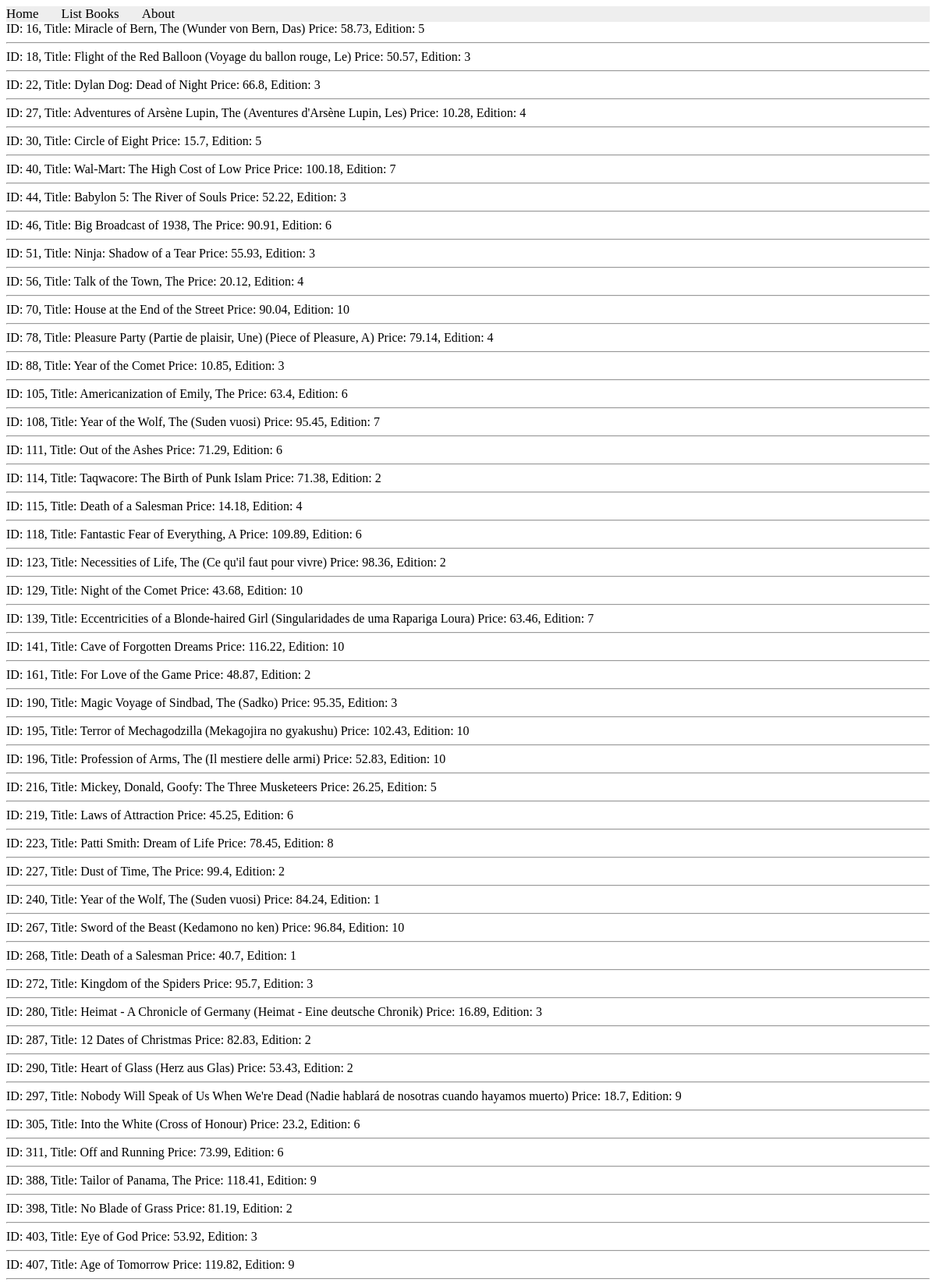
The page /books/simple/query (upper part) on the database its author committed.
### apps/bookmodule/models.py (models this page shows)
class Book(models.Model):
    title = models.CharField(max_length = 200)
    author = models.CharField(max_length = 200)
    price = models.FloatField(default = 0.0)
    edition = models.SmallIntegerField(default = 1)

### apps/bookmodule/views.py (the view)
# urls.py: path('simple/query', views.simple_query, name="books.simple_query"),
def simple_query(request):
    mybooks=Book.objects.filter(title__icontains='of') # <- multiple objects
    return render(request, 'bookmodule/bookList.html', {'books':mybooks})

### apps/templates/bookmodule/bookList.html (shortened to what this page needs)
{% extends "layouts/base.html" %}
{% load static %}
{% block content %}
{% for obj in books %}
ID: {{obj.id}}, Title: {{obj.title}} Price: {{obj.price}}, Edition: {{obj.edition}}
<hr>
{% endfor %}
{% endblock content %}

### rows shown on the page
Book: id "16", title "Miracle of Bern, The (Wunder von Bern, Das)", price "58.73", edition "5"
Book: id "18", title "Flight of the Red Balloon (Voyage du ballon rouge, Le)", price "50.57", edition "3"
Book: id "22", title "Dylan Dog: Dead of Night", price "66.8", edition "3"
Book: id "27", title "Adventures of Arsène Lupin, The (Aventures d'Arsène Lupin, Les)", price "10.28", edition "4"
Book: id "30", title "Circle of Eight", price "15.7", edition "5"
Book: id "40", title "Wal-Mart: The High Cost of Low Price", price "100.18", edition "7"
Book: id "44", title "Babylon 5: The River of Souls", price "52.22", edition "3"
Book: id "46", title "Big Broadcast of 1938, The", price "90.91", edition "6"
Book: id "51", title "Ninja: Shadow of a Tear", price "55.93", edition "3"
Book: id "56", title "Talk of the Town, The", price "20.12", edition "4"
Book: id "70", title "House at the End of the Street", price "90.04", edition "10"
Book: id "78", title "Pleasure Party (Partie de plaisir, Une) (Piece of Pleasure, A)", price "79.14", edition "4"
Book: id "88", title "Year of the Comet", price "10.85", edition "3"
Book: id "105", title "Americanization of Emily, The", price "63.4", edition "6"
Book: id "108", title "Year of the Wolf, The (Suden vuosi)", price "95.45", edition "7"
Book: id "111", title "Out of the Ashes", price "71.29", edition "6"
Book: id "114", title "Taqwacore: The Birth of Punk Islam", price "71.38", edition "2"
Book: id "115", title "Death of a Salesman", price "14.18", edition "4"
Book: id "118", title "Fantastic Fear of Everything, A", price "109.89", edition "6"
Book: id "123", title "Necessities of Life, The (Ce qu'il faut pour vivre)", price "98.36", edition "2"
Book: id "129", title "Night of the Comet", price "43.68", edition "10"
Book: id "139", title "Eccentricities of a Blonde-haired Girl (Singularidades de uma Rapariga Loura)", price "63.46", edition "7"
Book: id "141", title "Cave of Forgotten Dreams", price "116.22", edition "10"
Book: id "161", title "For Love of the Game", price "48.87", edition "2"
Book: id "190", title "Magic Voyage of Sindbad, The (Sadko)", price "95.35", edition "3"
Book: id "195", title "Terror of Mechagodzilla (Mekagojira no gyakushu)", price "102.43", edition "10"
Book: id "196", title "Profession of Arms, The (Il mestiere delle armi)", price "52.83", edition "10"
Book: id "216", title "Mickey, Donald, Goofy: The Three Musketeers", price "26.25", edition "5"
Book: id "219", title "Laws of Attraction", price "45.25", edition "6"
Book: id "223", title "Patti Smith: Dream of Life", price "78.45", edition "8"
Book: id "227", title "Dust of Time, The", price "99.4", edition "2"
Book: id "240", title "Year of the Wolf, The (Suden vuosi)", price "84.24", edition "1"
Book: id "267", title "Sword of the Beast (Kedamono no ken)", price "96.84", edition "10"
Book: id "268", title "Death of a Salesman", price "40.7", edition "1"
Book: id "272", title "Kingdom of the Spiders", price "95.7", edition "3"
Book: id "280", title "Heimat - A Chronicle of Germany (Heimat - Eine deutsche Chronik)", price "16.89", edition "3"
Book: id "287", title "12 Dates of Christmas", price "82.83", edition "2"
Book: id "290", title "Heart of Glass (Herz aus Glas)", price "53.43", edition "2"
Book: id "297", title "Nobody Will Speak of Us When We're Dead (Nadie hablará de nosotras cuando hayamos muerto)", price "18.7", edition "9"
Book: id "305", title "Into the White (Cross of Honour)", price "23.2", edition "6"
Book: id "311", title "Off and Running", price "73.99", edition "6"
Book: id "388", title "Tailor of Panama, The", price "118.41", edition "9"
Book: id "398", title "No Blade of Grass", price "81.19", edition "2"
Book: id "403", title "Eye of God", price "53.92", edition "3"
Book: id "407", title "Age of Tomorrow", price "119.82", edition "9"
